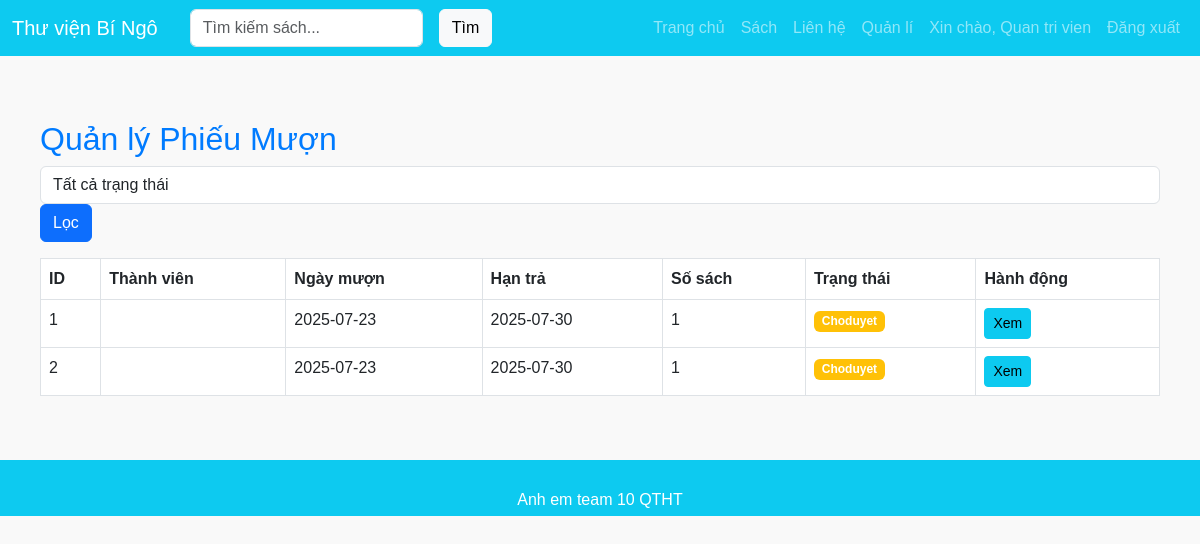
The app's page /admin/manage-borrows (signed in), older data.
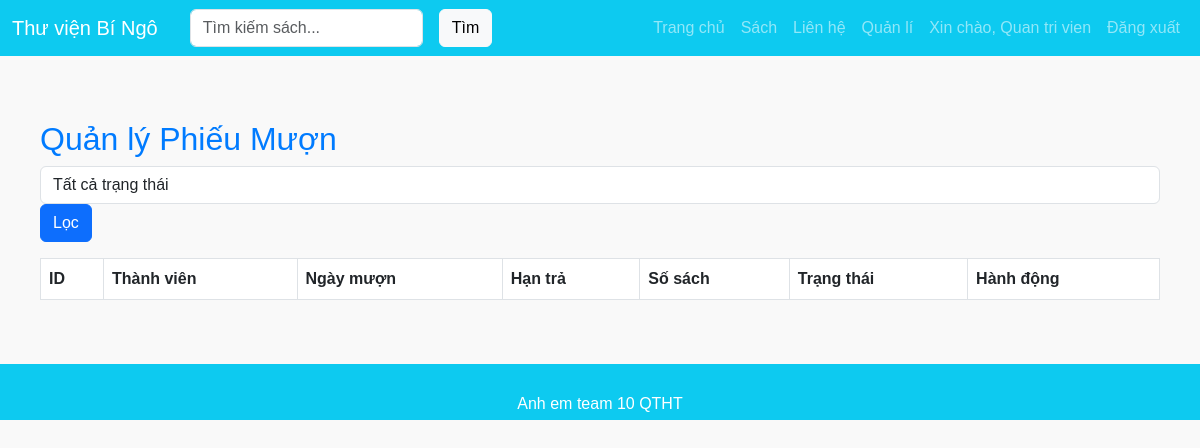
The same page, newer data.
### tables this page shows
CREATE TABLE `phieumuon` (
	  `id` INT AUTO_INCREMENT PRIMARY KEY,
	  `id_thanhvien` INT NOT NULL,
	  `tongtienphat` DECIMAL(10,2) DEFAULT 0,
	  `trangthai` ENUM('choduyet','dangmuon','datra','trathan','dahuy') DEFAULT 'choduyet',
	  `phuongthucthanhtoan` VARCHAR(50),
	  `ghichu` TEXT,
	  `ngaymuon` DATE NOT NULL,
	  `hantra` DATE NOT NULL,
	  `ngaytra` DATE,
	  `ngaytao` TIMESTAMP DEFAULT CURRENT_TIMESTAMP,
	  FOREIGN KEY (`id_thanhvien`) REFERENCES `thanhvien`(`id`) ON DELETE CASCADE
	);

### app/controllers/AdminController.php (called while the page is built, shortened)
<?php
require_once __DIR__ . '/../models/Borrow.php';
require_once __DIR__ . '/../models/BorrowDetail.php';
class AdminController
{
    public function manageBorrows()
    {
        $status  = $_GET['status'] ?? null;
        $borrows = Borrow::getAll($status);
        include_once __DIR__ . '/../views/admin/manage-borrows.php';
    }
}
?>

### public/index.php (called while the page is built)
<?php
require_once __DIR__ . '/../routes/web.php';
?>

### app/models/Borrow.php (called while the page is built, shortened)
<?php
require_once __DIR__ . '/../../app/models/BorrowDetail.php';
class Borrow {
    public function __construct($data) {
        $this->trangthai = $data['trangthai'] ?? 'choduyet';
        $this->ngaymuon = $data['ngaymuon'] ?? date('Y-m-d');
        $this->hantra = $data['hantra'] ?? date('Y-m-d', strtotime('+14 days'));
        $this->chitiet = $data['chitiet'] ?? [];
    }
public static function getAll($status = null) {
    $db = Database::getInstance()->getConnection();
    $sql = "SELECT pm.*, tv.hoten as ten_thanhvien
            FROM phieumuon pm
            JOIN thanhvien tv ON pm.id_thanhvien = tv.id";
    $sql .= " ORDER BY pm.ngaymuon DESC";
    $stmt = $db->prepare($sql);
    $stmt->execute();
    $rows = $stmt->fetchAll(PDO::FETCH_ASSOC);
    $borrows = [];
    foreach ($rows as $row) {
        $row['chitiet'] = BorrowDetail::getByBorrowId($row['id']);
        $borrow = new Borrow($row);
        $borrow->id = $row['id'];
        $borrow->ngaytao = $row['ngaytao'];
        $borrows[] = $borrow;
    }
    return $borrows;
}
}
?>

### app/models/BorrowDetail.php (called while the page is built, shortened)
<?php
class BorrowDetail {
    public static function getByBorrowId($borrowId) {
        $db = Database::getInstance()->getConnection();
        $sql = "SELECT cm.*, s.tensach, s.anhbia
                FROM chitietmuon cm
                JOIN sach s ON cm.id_sach = s.id
                WHERE cm.id_phieumuon = ?";
        $stmt = $db->prepare($sql);
        $stmt->execute([$borrowId]);
        return $stmt->fetchAll(PDO::FETCH_ASSOC);
    }
}
?>

### app/views/admin/manage-borrows.php (the view, shortened to what this page needs)
<?php include __DIR__ . '/../layouts/header.php'; ?>
<div class="container">
    <h2>Quản lý Phiếu Mượn</h2>
    <div class="mb-3">
        <form method="get" class="form-inline">
            <select name="status" class="form-control mr-2">
                <option value="">Tất cả trạng thái</option>
            </select>
            <button type="submit" class="btn btn-primary">Lọc</button>
        </form>
    </div>
    <table class="table table-bordered">
        <thead>
            <tr>
                <th>ID</th>
                <th>Thành viên</th>
                <th>Ngày mượn</th>
                <th>Hạn trả</th>
                <th>Số sách</th>
                <th>Trạng thái</th>
                <th>Hành động</th>
            </tr>
        </thead>
        <tbody>
            <?php foreach ($borrows as $borrow): ?>
            <tr>
                <td><?= $borrow->id ?></td>
                <td><?= htmlspecialchars($borrow->ten_thanhvien) ?></td>
                <td><?= $borrow->ngaymuon ?></td>
                <td><?= $borrow->hantra ?></td>
                <td><?= count($borrow->chitiet) ?></td>
                <td>
                    <span class="badge <?= [
                        'choduyet' => 'bg-warning',
                        'dangmuon' => 'bg-info',
                        'datra' => 'bg-success',
                        'trathan' => 'bg-danger'
                    ][$borrow->trangthai] ?? 'bg-secondary' ?>">
                        <?= ucfirst($borrow->trangthai) ?>
                    </span>
                </td>
                <td>
                    <a href="/admin/manage-borrows/view?id=<?= $borrow->id ?>" class="btn btn-info btn-sm">Xem</a>
                </td>
            </tr>
            <?php endforeach; ?>
        </tbody>
    </table>
</div>
<?php include __DIR__ . '/../layouts/footer.php'; ?>

Row changes from the older to the newer data that the page shows:
removed phieumuon: id "1", ngaymuon "2025-07-23", hantra "2025-07-30", count($borrow->chitiet) "1", trangthai "Choduyet"
removed phieumuon: id "2", ngaymuon "2025-07-23", hantra "2025-07-30", count($borrow->chitiet) "1", trangthai "Choduyet"
